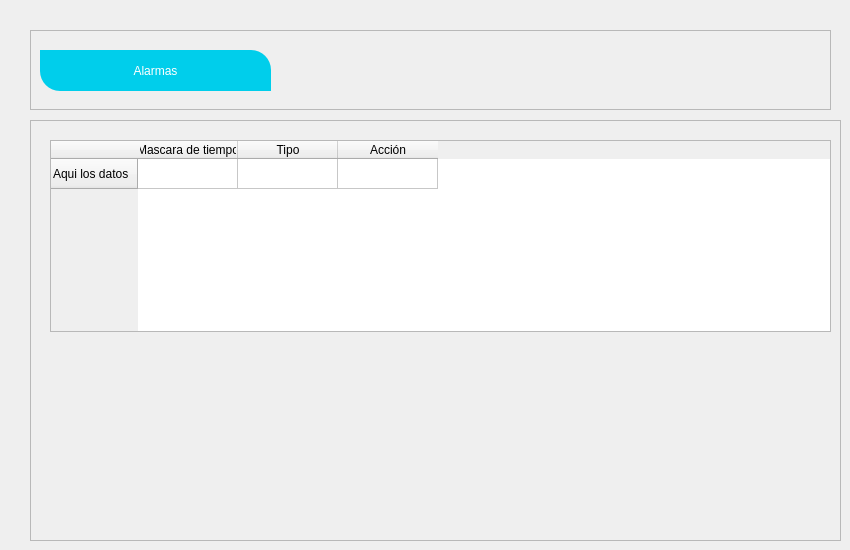
               <widget class="QWidget" name="page_3">
                <widget class="QFrame" name="frame_7">
                 <property name="geometry">
                  <rect>
                   <x>30</x>
                   <y>120</y>
                   <width>811</width>
                   <height>421</height>
                  </rect>
                 </property>
                 <property name="frameShape">
                  <enum>QFrame::StyledPanel</enum>
                 </property>
                 <property name="frameShadow">
                  <enum>QFrame::Raised</enum>
                 </property>
                 <widget class="QTableWidget" name="tableWidget_2">
                  <property name="geometry">
                   <rect>
                    <x>20</x>
                    <y>20</y>
                    <width>781</width>
                    <height>192</height>
                   </rect>
                  </property>
                  <row>
                   <property name="text">
                    <string>Aqui los datos</string>
                   </property>
                  </row>
                  <column>
                   <property name="text">
                    <string>Mascara de tiempo</string>
                   </property>
                  </column>
                  <column>
                   <property name="text">
                    <string>Tipo</string>
                   </property>
                  </column>
                  <column>
                   <property name="text">
                    <string>Acción</string>
                   </property>
                  </column>
                 </widget>
                </widget>
                <widget class="QFrame" name="frame_8">
                 <property name="geometry">
                  <rect>
                   <x>30</x>
                   <y>30</y>
                   <width>801</width>
                   <height>80</height>
                  </rect>
                 </property>
                 <property name="frameShape">
                  <enum>QFrame::StyledPanel</enum>
                 </property>
                 <property name="frameShadow">
                  <enum>QFrame::Raised</enum>
                 </property>
                 <widget class="QLabel" name="label_26">
                  <property name="geometry">
                   <rect>
                    <x>10</x>
                    <y>20</y>
                    <width>231</width>
                    <height>41</height>
                   </rect>
                  </property>
                  <property name="styleSheet">
                   <string notr="true">background-color: rgb(0, 206, 235);
font: 28pt &quot;Segoe UI&quot;;
border-top-right-radius: 20px;
border-bottom-left-radius:20px;
color: rgb(255,255,255);
</string>
                  </property>
                  <property name="text">
                   <string>Alarmas</string>
                  </property>
                  <property name="alignment">
                   <set>Qt::AlignCenter</set>
                  </property>
                 </widget>
                </widget>
               </widget>
